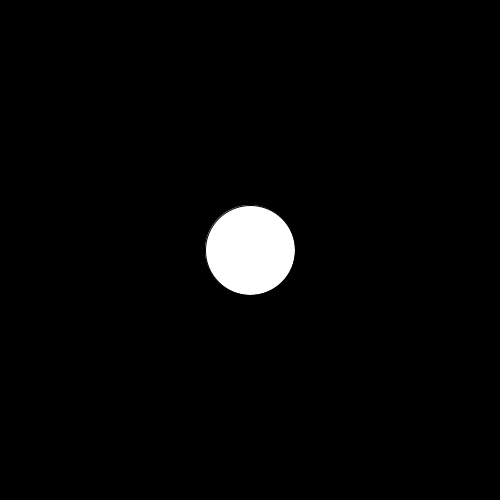
Frame 1 (no input)
Frame 60 (the mouse pressed at the canvas centre just before this capture): identical to frame 1, image omitted
Frame 120 (the mouse held since frame 60 and released just before this capture): identical to frame 1, image omitted

The Processing sketch that drew this single still picture (run headless with seeded random() and noise(); from frame 60 on, the mouse is pressed at the canvas centre):

// Processing sketch: slippery_dot
// ── slippery_dot.pde
/*** When you are done, this program will draw an ellipse 
     that jumps to new location each time you click on it.
***/
 
 // 1. Create three integer variables to represent the x, y, and the size of the ellipse
       int x = 250;
       int y = 250;
       int size =90;
    void setup() {
      
      // 2. Set the size of your sketch
   size(500,500);
    }
    
    void draw() {
    
      // 3. Set the background color of your sketch
      background(#000000);
      // 4. Draw an ellipse using the variables created at the top of the sketch for the location and size of your ellipse. 
      //    Make sure it fits in the window. Change the variables if it does not.
    fill(#FFFFFF);  
    ellipse(x,y,size,size);
    
    
    }
    
    ///******** This method gets called automatically when you press the mouse ************/
    void mousePressed() {
      //5. Create an integer variable called distance
      int distance = getDistanceFromMouse(x,y);
      //6. The getDistanceFromMouse() method below returns a number.
      //   Set the value of your distance variable to the value returned by the getDistance method
      //   You will need to pass the x and y location of your ellipse to this method.
        
          
      //7.  Use an if statement to check if your distance variable is < the radius of the ellipse
      //    If it is, make a new x AND y for the ellipse, for a new random location on the window
      //    Hint: Use code like this      x = (int) random(width);
 if(distance==size){
 }
   
   
   
   
      
    }
    
    /********  This method gives you the number of pixels between the mouse and the x,y point ***********/
    int getDistanceFromMouse(int x, int y) {
      return (int)Math.sqrt(Math.pow((mouseX-x),2) + Math.pow((mouseY-y),2));
    }
